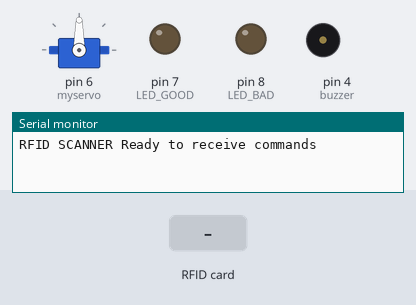
A sketch run on a simulated Arduino Uno, built with avr-gcc and run on an emulated ATmega328P. Parts: servo, output pins drawn as LEDs (lit = HIGH), buzzer (waves = sounding), the last lines printed to the serial monitor. The inputs (shaded band) are chosen by the test bench. Pins used as bus, display or sensor lines are not drawn.

Above: at 1.2 s.
1.3 s: RFID card 5E 7A 19 C4 held to the reader
At 2.2 s:
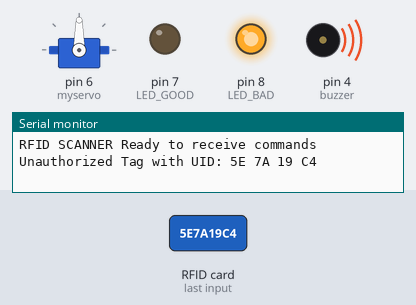
At 3.4 s:
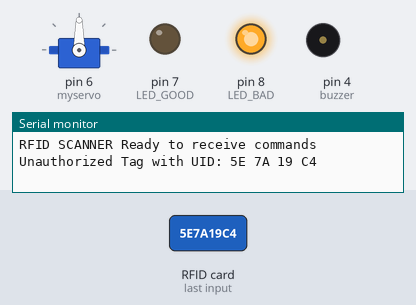
4.1 s: RFID card 43 BC 86 C9 held to the reader
At 6.5 s:
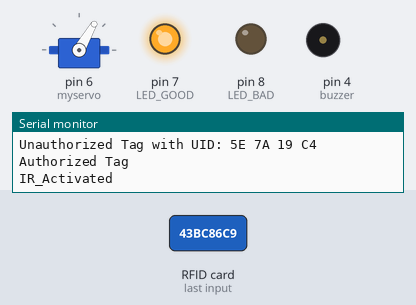
Timing chart, 0 to 8.0 s (numbered marks = the images above; inputs shaded):
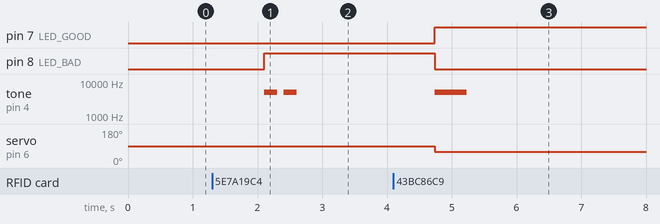

The sketch:

RFID_Servo.ino
```cpp
#include <Servo.h>
#include <SPI.h>
#include <MFRC522.h>

#define SS_PIN    10
#define RST_PIN   5
#define LED_GOOD   7
#define LED_BAD    8
Servo myservo;

MFRC522 rfid(SS_PIN, RST_PIN);
byte authorizedUID[4] = {0x43, 0xBC, 0x86, 0xC9};

const int buzzer = 4;
bool debug = true;  // Set to true for debug mode, false for normal operation

void setup() {
  myservo.attach(6);
  pinMode(LED_GOOD, OUTPUT);
  pinMode(LED_BAD, OUTPUT);
  SPI.begin();
  rfid.PCD_Init();
  Serial.begin(115200);
  Serial.println("RFID SCANNER Ready to receive commands");
}

void loop() {
  if (debug) {
    checkRFID();  // Continuously check RFID in debug mode
    delay(1000);  // Delay to avoid overwhelming the serial output and RFID reader
  } else {
    if (Serial.available() > 0) {
      String command = Serial.readStringUntil('\n');
      if (command == "scan_rfid") {
        checkRFID();
      }
    }
  }
}

void checkRFID() {
  if (rfid.PICC_IsNewCardPresent() && rfid.PICC_ReadCardSerial()) {
    if (memcmp(rfid.uid.uidByte, authorizedUID, 4) == 0) {
      Serial.println("Authorized Tag");
      cover_PR();
      Serial.println("IR_Activated");
    } else {
      Serial.print("Unauthorized Tag with UID:");
      for (int i = 0; i < rfid.uid.size; i++) {
        Serial.print(rfid.uid.uidByte[i] < 0x10 ? " 0" : " ");
        Serial.print(rfid.uid.uidByte[i], HEX);
      }
      Serial.println();
      stopthat();
    }
    rfid.PICC_HaltA();
    rfid.PCD_StopCrypto1();
  }
}

void cover_PR() {
  myservo.write(60);
  digitalWrite(LED_GOOD, HIGH);
  digitalWrite(LED_BAD, LOW);
  tone(buzzer, 5000); // Send 5KHz sound signal...
  delay(500);          // ...for 1sec
  noTone(buzzer);      // Stop sound...
  delay(500);          // ...for 1sec
}

void stopthat() {
  myservo.write(90);
  digitalWrite(LED_GOOD, LOW);
  digitalWrite(LED_BAD, HIGH);
  tone(buzzer, 5000);
  delay(200);
  noTone(buzzer);
  delay(100);
  tone(buzzer, 5000);
   delay(200);
  noTone(buzzer);
   delay(100);
}
```

Measured:
- after the input at 1.3 s, pin 8 (LED_BAD): LOW → HIGH after 0.81 s; tone on pin 4 (buzzer): alternates 5000 Hz for 0.20 s and silent for 0.10 s, 4 changes in all, then stays silent, starting after 0.81 s
- after the input at 4.1 s, pin 7 (LED_GOOD): LOW → HIGH after 0.63 s; pin 8 (LED_BAD): HIGH → LOW after 0.63 s; tone on pin 4 (buzzer): silent → 5000 Hz after 0.63 s, → silent 0.50 s later; servo on pin 6 (myservo): 90° → 60° after 0.63 s
